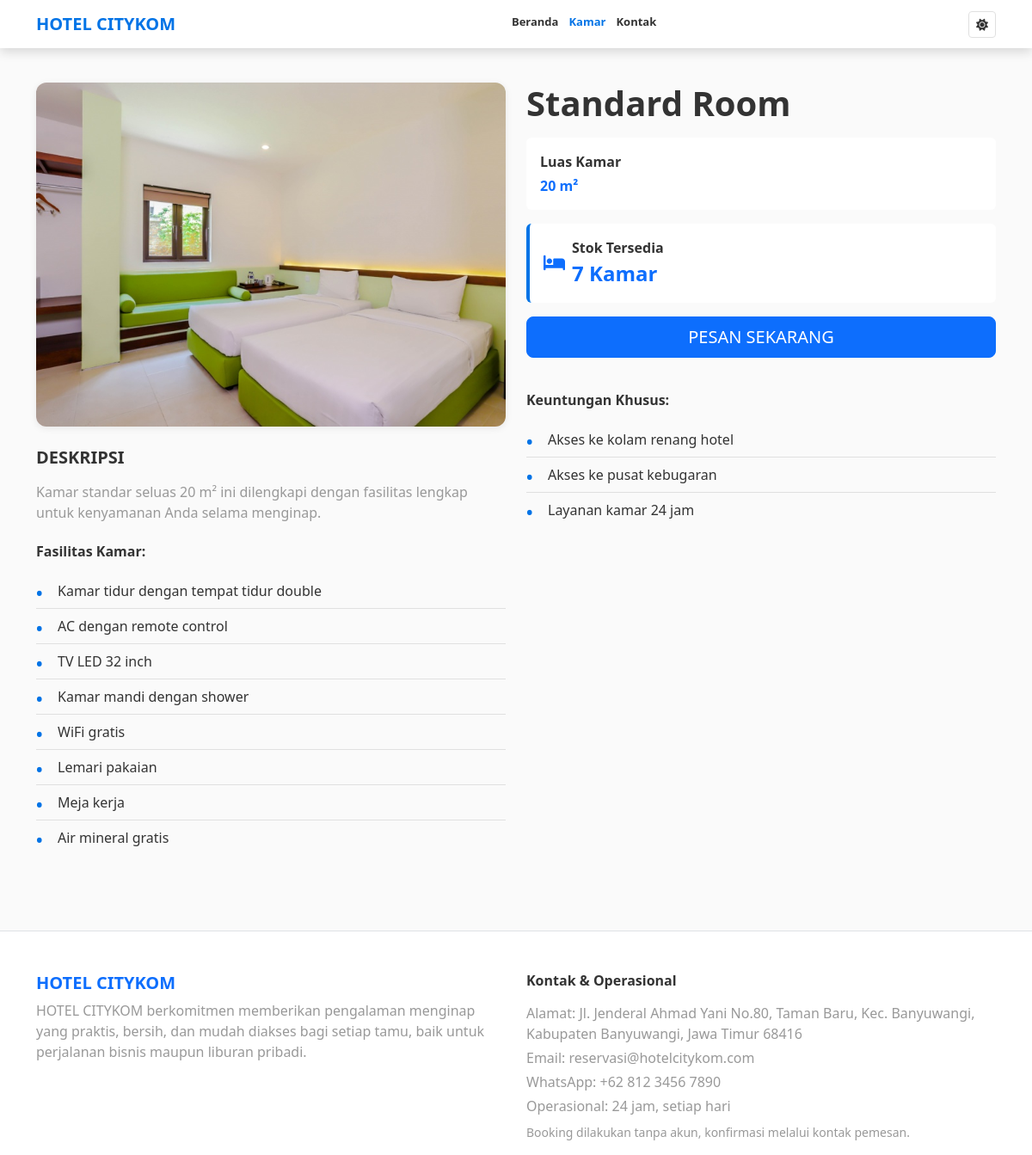
The page /kamar/Standard on the database its author committed.
### tables this page shows
CREATE TABLE tipe_kamar_detail (
            tipe_kamar TEXT PRIMARY KEY,
            judul TEXT NOT NULL,
            deskripsi TEXT,
            luas TEXT,
            fasilitas TEXT,
            keuntungan TEXT,
            filename TEXT
        );

### app.py (the view)
@app.route("/kamar/<tipe>")
def kamar_detail(tipe):
    conn = get_db()
    cur = conn.cursor()
    cur.execute("SELECT * FROM tipe_kamar_detail WHERE tipe_kamar = ?", (tipe,))
    detail = cur.fetchone()
    cur.execute("SELECT * FROM kamar WHERE status = ? AND tipe_kamar = ? ORDER BY id_kamar ASC", ("Tersedia", tipe))
    kamars = cur.fetchall()
    cur.execute("SELECT COUNT(*) FROM kamar WHERE status = ? AND tipe_kamar = ?", ("Tersedia", tipe))
    stok = cur.fetchone()[0]
    conn.close()
    if not detail:
        return redirect(url_for("user_index"))
    return render_template("user/kamar_detail.html", detail=detail, kamars=kamars, stok=stok)

### app.py (called while the page is built)
def get_db():
    conn = sqlite3.connect(DB_FILE)
    conn.row_factory = sqlite3.Row
    return conn

### templates/user/kamar_detail.html (shortened to what this page needs)
<!DOCTYPE html>
<html lang="en">
<head>
<link href="https://cdn.jsdelivr.net/npm/bootstrap@5.3.0/dist/css/bootstrap.min.css" rel="stylesheet">
<link rel="stylesheet" href="https://cdnjs.cloudflare.com/ajax/libs/font-awesome/6.4.0/css/all.min.css">
<link rel="stylesheet" href="{{ url_for('static', filename='css/theme.css') }}">
</head>
<body>
<nav class="navbar p-2">
  <div class="container d-flex align-items-center justify-content-between gap-2">
    <a href="{{ url_for('user_index') }}" class="navbar-brand fw-bold fs-5 mb-0 text-decoration-none">HOTEL CITYKOM</a>
    <div class="navbar-links d-none d-md-flex align-items-center">
      <a href="{{ url_for('user_index') }}">Beranda</a>
      <a href="{{ url_for('user_rooms') }}" class="active">Kamar</a>
      <a href="{{ url_for('contact') }}">Kontak</a>
    </div>
    <button class="btn btn-outline-dark btn-sm d-none d-md-inline" id="darkToggleDesktop"><i class="fa-solid fa-sun"></i></button>
  </div>
</nav>
<div class="container mt-4 mb-5">
  <div class="row">
    <div class="col-md-6 mb-4">
      {% if detail['filename'] %}
      <img src="{{ url_for('static', filename='images/kamar/' ~ detail['filename']) }}" alt="{{ detail['judul'] }}" class="room-image shadow-sm">
      {% else %}
      <img src="{{ url_for('static', filename='img/default.jpg') }}" alt="{{ detail['judul'] }}" class="room-image shadow-sm">
      {% endif %}
      <div class="mt-4">
        <h5 class="fw-bold mb-3">DESKRIPSI</h5>
        <p class="text-muted">{{ detail['deskripsi'] or 'Tidak ada deskripsi.' }}</p>
        {% if detail['fasilitas'] %}
        <h6 class="fw-semibold mt-4 mb-3">Fasilitas Kamar:</h6>
        <ul class="fasilitas-list">
          {% for f in detail['fasilitas'].split('\n') %}
          {% if f.strip() %}
          <li>{{ f.strip() }}</li>
          {% endif %}
          {% endfor %}
        </ul>
        {% endif %}
      </div>
    </div>
    <div class="col-md-6">
      <h1 class="fw-bold mb-3">{{ detail['judul'] }}</h1>
      {% if detail['luas'] %}
      <div class="mb-3 p-3 bg-light rounded">
        <strong class="d-block mb-1">Luas Kamar</strong>
        <span class="text-primary fw-bold">{{ detail['luas'] }}</span>
      </div>
      {% endif %}
      <div class="mb-3 p-3 bg-light rounded" style="border-left: 4px solid #0073e6;">
        <div class="d-flex align-items-center gap-2">
          <i class="fas fa-bed text-primary" style="font-size: 20px;"></i>
          <div>
            <strong class="d-block">Stok Tersedia</strong>
            <span class="text-primary fw-bold" style="font-size: 24px;">{{ stok }} Kamar</span>
          </div>
        </div>
      </div>
      {% if kamars %}
      <a href="{{ url_for('user_booking', id_kamar=kamars[0]['id_kamar']) }}" class="btn btn-primary btn-lg w-100 mb-3">PESAN SEKARANG</a>
      {% else %}
      <button class="btn btn-secondary btn-lg w-100 mb-3" disabled>Kamar Tidak Tersedia</button>
      {% endif %}
      {% if detail['keuntungan'] %}
      <div class="mt-4">
        <h6 class="fw-semibold mb-3">Keuntungan Khusus:</h6>
        <ul class="fasilitas-list">
          {% for k in detail['keuntungan'].split('\n') %}
          {% if k.strip() %}
          <li>{{ k.strip() }}</li>
          {% endif %}
          {% endfor %}
        </ul>
      </div>
      {% endif %}
    </div>
  </div>
</div>
<footer class="bg-light text-dark pt-5 pb-3 mt-5 border-top">
  <div class="container">
    <div class="row gy-4">
      <div class="col-12 col-md-6">
        <h5 class="fw-bold text-primary mb-2">HOTEL CITYKOM</h5>
        <p class="mb-0 text-muted">
          HOTEL CITYKOM berkomitmen memberikan pengalaman menginap yang praktis, bersih, dan mudah diakses bagi setiap tamu, baik untuk perjalanan bisnis maupun liburan pribadi.
        </p>
      </div>
      <div class="col-12 col-md-6">
        <h6 class="fw-semibold mb-3">Kontak & Operasional</h6>
        <p class="mb-1 text-muted">Alamat: Jl. Jenderal Ahmad Yani No.80, Taman Baru, Kec. Banyuwangi, Kabupaten Banyuwangi, Jawa Timur 68416</p>
        <p class="mb-1 text-muted">Email: <a href="mailto:reservasi@hotelcitykom.com" class="text-decoration-none text-muted">reservasi@hotelcitykom.com</a></p>
        <p class="mb-1 text-muted">WhatsApp: <a href="https://wa.me/6281234567890" class="text-decoration-none text-muted">+62 812 3456 7890</a></p>
        <p class="mb-2 text-muted">Operasional: 24 jam, setiap hari</p>
        <p class="small mb-0 text-muted">Booking dilakukan tanpa akun, konfirmasi melalui kontak pemesan.</p>
      </div>
    </div>
  </div>
</footer>
</body>
</html>

### static/css/theme.css (style rules this page uses)
:root { --bg-primary: #fafafa; --bg-secondary: #ffffff; --bg-tertiary: #f5f5f5; --text-primary: #333333; --text-secondary: #666666; --text-muted: #999999; --border-color: #e0e0e0; --border-dark: #cccccc; --shadow-sm: rgba(0, 0, 0, 0.08); --shadow-md: rgba(0, 0, 0, 0.12); --shadow-lg: rgba(0, 0, 0, 0.15); --accent-color: #0073e6; --accent-hover: #005bb5; --navbar-bg: rgba(255, 255, 255, 0.95); --card-bg: #ffffff; --input-bg: #ffffff; --input-border: #e0e0e0; --bottom-nav-bg: #ffffff; --bottom-nav-border: #e0e0e0; }
body { background-color: var(--bg-primary); color: var(--text-primary); transition: background-color 0.3s ease, color 0.3s ease; }
.navbar { background: var(--navbar-bg) !important; border-bottom-color: var(--border-dark) !important; }
.navbar-brand { color: var(--accent-color) !important; }
.navbar-links a { color: var(--text-primary) !important; }
.navbar-links a.active { color: var(--accent-color) !important; border-bottom-color: var(--accent-color) !important; }
.text-muted { color: var(--text-muted) !important; }
.btn-outline-dark { border-color: var(--border-color); color: var(--text-primary); }
footer { background-color: var(--card-bg) !important; color: var(--text-secondary); border-top-color: var(--border-color) !important; }
footer a { color: var(--text-muted); }
.bg-light { background-color: var(--card-bg) !important; }
.text-dark { color: var(--text-primary) !important; }
.shadow-sm { box-shadow: 0 2px 8px var(--shadow-sm) !important; }

### templates/user/kamar_detail.html (style rules this page uses)
body { padding-top: 72px; }
.navbar { position: fixed; top: 0; left: 0; right: 0; z-index: 1200; box-shadow: 0 4px 12px var(--shadow-lg); }
.navbar-links a { text-decoration: none; font-weight: 600; font-size: 13px; margin-left: 12px; padding-bottom: 4px; }
@media (min-width: 768px) { body { padding-bottom: 0 !important; } }
.room-image { width: 100%; height: 400px; object-fit: cover; border-radius: 12px; }
.fasilitas-list { list-style: none; padding: 0; }
.fasilitas-list li { padding: 8px 0; border-bottom: 1px solid var(--border-color); padding-left: 25px; position: relative; }
.fasilitas-list li:last-child { border-bottom: none; }
.fasilitas-list li::before { content: "•"; position: absolute; left: 0; color: var(--accent-color); font-weight: bold; font-size: 20px; }

### rows shown on the page
tipe_kamar_detail: filename (picture), deskripsi "Kamar standar seluas 20 m² ini dilengkapi dengan fasilitas lengkap untuk kenyamanan Anda selama menginap.", judul "Standard Room", luas "20 m²"

### other values the page prints
{{ f.strip() }} "Kamar tidur dengan tempat tidur double" "AC dengan remote control" "TV LED 32 inch" "Kamar mandi dengan shower" "WiFi gratis" "Lemari pakaian" "Meja kerja" "Air mineral gratis"
{{ stok }} "7"
{{ k.strip() }} "Akses ke kolam renang hotel" "Akses ke pusat kebugaran" "Layanan kamar 24 jam"
